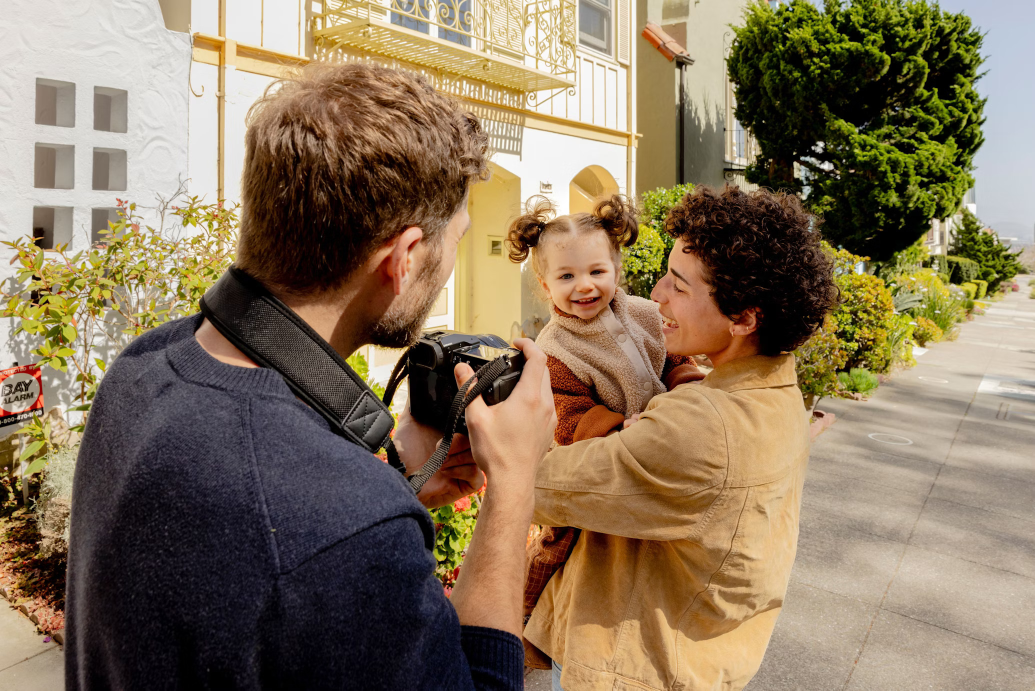
#> input picture example-2.jpg, 2070 x 1381 px (shown at 1/2 size)
$ python -i editinAIimages.py   (imports and definitions only)
#> lines starting #> are read from the running program, lines starting #| are printed output that depends on the picture
#> further down, picture is the input picture: PIL image 2070x1381 RGB; mean R, G, B 135.8, 117.5, 92.5
import time
import requests
from PIL import Image, ImageEnhance, ImageFilter
from io import BytesIO
from Config import HF_API_KEY

MODELS = [
    "ByteDance/SDXL-Lightning",
    "black-forest-labs/FLUX.1-dev",
    "stabilityai/stable-diffusion-xl-base-1.0",
]

HEADERS = {"Authorization": f"Bearer {HF_API_KEY}", "Accept": "image/png"}

# [34 lines left out: function generate_image_from_text, not called in this run]

def post_process_image(image):
    """Returns the processed PIL.Image (same I/O as your code)."""
    image = ImageEnhance.Brightness(image).enhance(1.2)
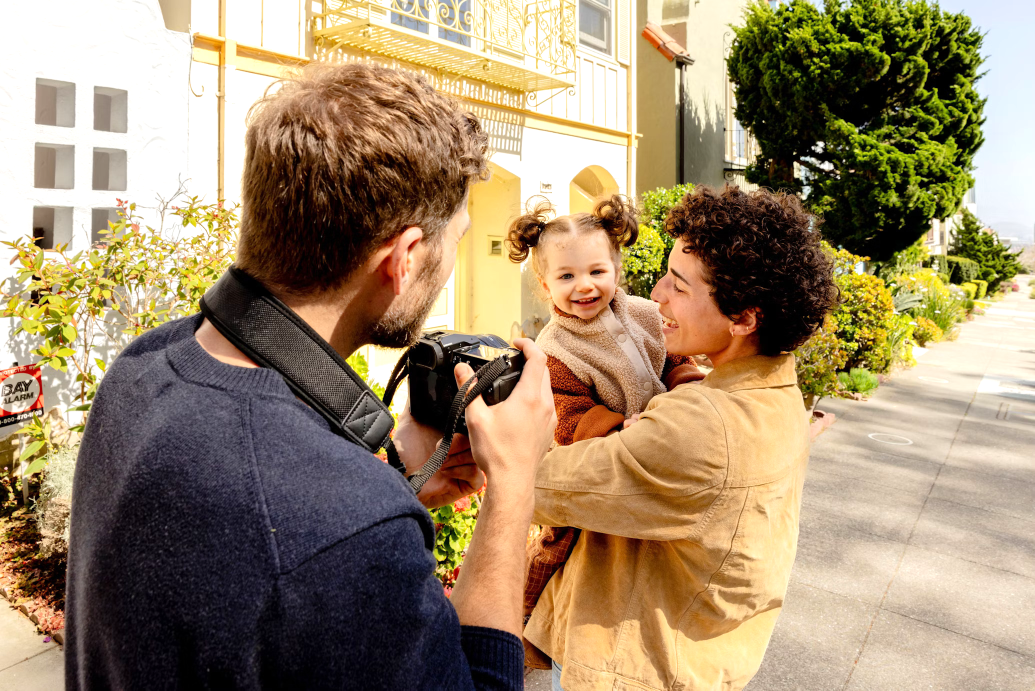
#> image: PIL image 2070x1381 RGB (shown at 1/2 size); mean R, G, B 159.1, 138.7, 109.1
    image = ImageEnhance.Contrast(image).enhance(1.3)
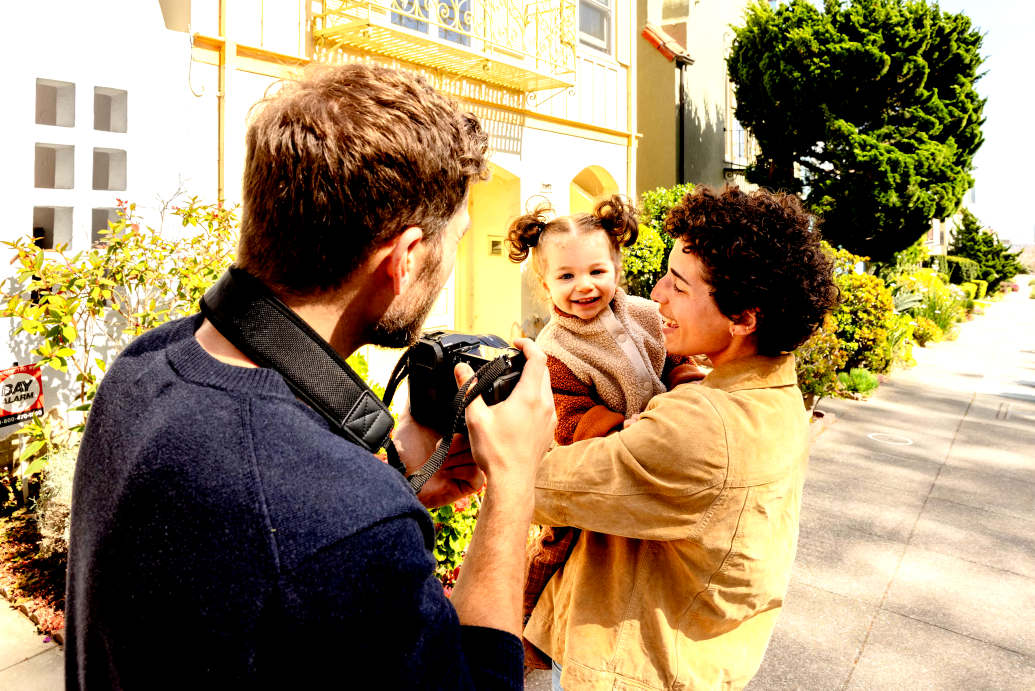
#> image: PIL image 2070x1381 RGB (shown at 1/2 size); mean R, G, B 159.7, 138.4, 103.4
    return image.filter(ImageFilter.GaussianBlur(radius=2))

# [53 lines left out: function main, not called in this run]
# [7 lines not run here, left out]

>>> from PIL import Image
>>> picture = Image.open('example-2.jpg')
>>> result = post_process_image(picture)
